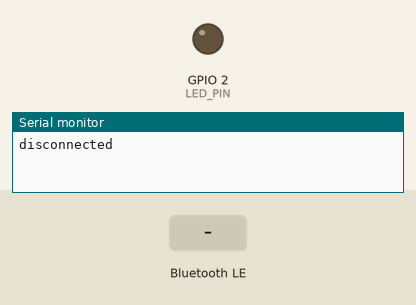
A sketch run on a simulated ESP32. Shown: output pins drawn as LEDs (lit = HIGH), the last lines printed to the serial monitor. Inputs (shaded band) come from the test bench. Nothing arrives over Bluetooth unless stated; a phone connects over Bluetooth LE 3 s after start.

Above: at 0.6 s.
At 1.7 s:
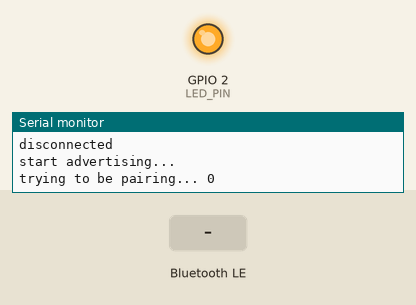
1.8 s: Bluetooth LE write "0" received
At 2.05 s:
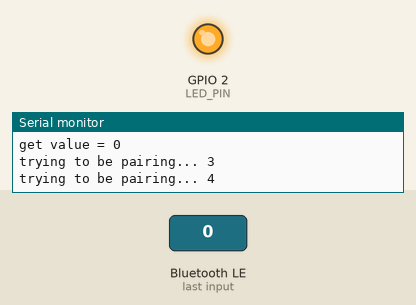
Timing chart, 0 to 4.8 s (numbered marks = the images above; inputs shaded):
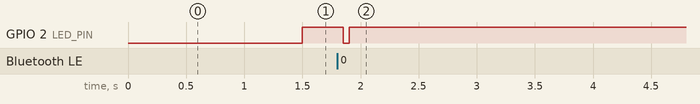

The sketch:

BLE_notify.ino
```cpp
/**
 * Ground Gear
 * Mbox BLE implementation
 */
#include <BLE2902.h>
#include <BLEDevice.h>
#include <BLEServer.h>
#include <BLEUtils.h>

#define GG_DEVICE_NAME "GroundGear"
#define LED_PIN 2

#define SERIAL_SPEED 115200

// Ground Gear BLE status
enum GGState {
  GG_STATE_DISCONNECTED,
  GG_STATE_ADVERTISING,
  GG_STATE_CONNECTING,
  GG_STATE_CONNECTED
};

BLEServer *pServer = nullptr;
BLEService *pService = nullptr;
BLECharacteristic *pCharacteristicTx = nullptr; // 送信用
BLECharacteristic *pCharacteristicRx = nullptr; // 受信用
GGState ggState = GG_STATE_DISCONNECTED;
uint32_t countAdvertizing = 0;
uint32_t countLoop = 0;

// See the following for generating UUIDs:
// https://www.uuidgenerator.net/

#define UUID_SERVICE "4fafc201-1fb5-459e-8fcc-c5c9c331914b"
#define UUID_CHARACTERISTIC_TX "beb5483e-36e1-4688-b7f5-ea07361b26a9"
#define UUID_CHARACTERISTIC_RX "eaaf5154-4693-4d68-b887-0ef9dfde70aa"

/**
 * BLEサーバ 接続コールバッククラス
 */
class GGServerCallbacks : public BLEServerCallbacks {
public:
  void onConnect(BLEServer *pServer) { ggState = GG_STATE_CONNECTING; }
  void onDisconnect(BLEServer *pServer) { ggState = GG_STATE_DISCONNECTED; }
};

/**
 * BLE特性 受信コールバッククラス
 */
class GGCharacteristicRxCallbacks : public BLECharacteristicCallbacks {
public:
  void onWrite(BLECharacteristic *pCharacteristic) override {
    auto value = pCharacteristic->getValue();
    Serial.print("get value = ");
    Serial.println(value.c_str());
    switch (value[0]) {
    case '0':
      digitalWrite(LED_PIN, LOW);
      break;
    case '1':
      digitalWrite(LED_PIN, HIGH);
      break;
    }
  }
};

// BLEサービスの作成
void initService() { pService = pServer->createService(UUID_SERVICE); }

// BLE特性(キャラクタリスティック)の作成
void initCharacteristics() {
  // 送信用BLE特性の作成と初期化
  pCharacteristicTx = pService->createCharacteristic(
      UUID_CHARACTERISTIC_TX, BLECharacteristic::PROPERTY_NOTIFY);
  pCharacteristicTx->addDescriptor(new BLE2902());

  // 受信用BLE特性の作成と初期化
  pCharacteristicRx = pService->createCharacteristic(
      UUID_CHARACTERISTIC_RX, BLECharacteristic::PROPERTY_WRITE);
  pCharacteristicRx->setCallbacks(new GGCharacteristicRxCallbacks());
}

// アドバタイズ初期化
void initAdvertising() {
  BLEAdvertising *pAdvertising = BLEDevice::getAdvertising();

  pAdvertising->addServiceUUID(BLEUUID(UUID_SERVICE));
  pAdvertising->setScanResponse(false);

  // set value to 0x00 to not advertise this parameter
  pAdvertising->setMinPreferred(0x0);
}

// アドバタイズ開始
void startAdvertising() {
  BLEDevice::startAdvertising();
  delay(500);
}

/**
 * setupエントリ
 */
void setup() {
  Serial.begin(SERIAL_SPEED);

  // BLEデバイスの初期化
  BLEDevice::init(GG_DEVICE_NAME);

  // BLEサーバの作成
  pServer = BLEDevice::createServer();
  pServer->setCallbacks(new GGServerCallbacks());

  initService();
  initCharacteristics();

  // サービス開始
  pService->start();

  // アドバタイズの初期化と開始
  initAdvertising();
  startAdvertising();

  pinMode(LED_PIN, OUTPUT);
}

/**
 * loopエントリ
 */
void loop() {
  switch (ggState) {
  case GG_STATE_DISCONNECTED:
    Serial.println("disconnected");
    digitalWrite(LED_PIN, LOW);

    delay(1000); // give the bluetooth stack the chance to get things ready
    pServer->startAdvertising(); // restart advertising
    Serial.println("start advertising...");

    countAdvertizing = 0;
    ggState = GG_STATE_ADVERTISING;
    break;

  case GG_STATE_ADVERTISING:
    digitalWrite(LED_PIN, HIGH);
    delay(100);
    digitalWrite(LED_PIN, LOW);

    Serial.print("trying to be pairing... ");
    Serial.println(countAdvertizing);

    countAdvertizing += 1;
    break;

  case GG_STATE_CONNECTING:
    digitalWrite(LED_PIN, HIGH);
    countLoop = 0;
    ggState = GG_STATE_CONNECTED;
    break;

  case GG_STATE_CONNECTED:
    pCharacteristicTx->setValue((uint8_t *)&countLoop, 4);
    pCharacteristicTx->notify();
    // pCharacteristicTx->indicate();
    delay(1000);
    /*
    delay(3); // bluetooth stack will go into congestion, if too many packets
              // are sent, in 6 hours test i was able to go as low as 3ms
    */

    countLoop += 1;
    Serial.print("countLoop=");
    Serial.println(countLoop);

    break;
  }
}
```

Measured:
- after the input at 1.8 s, GPIO 2 (LED_PIN): HIGH → LOW after 0.05 s, → HIGH 0.05 s later
